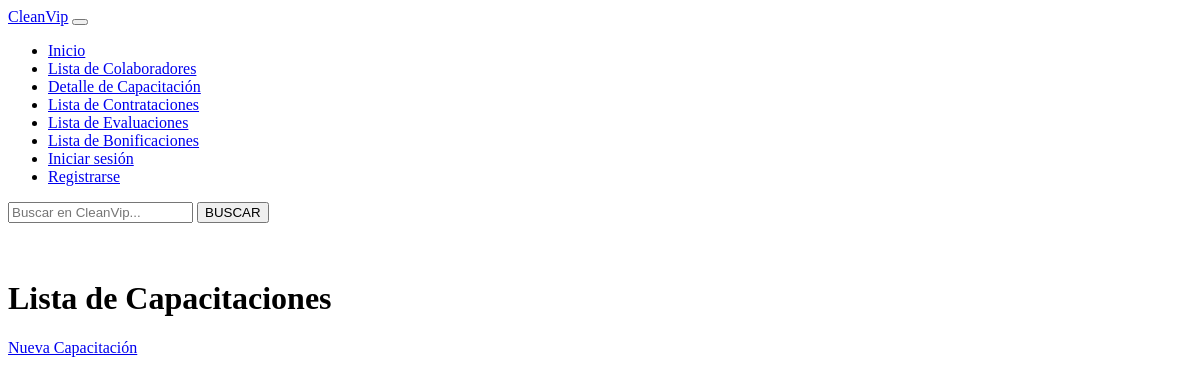
The app's page /capacitaciones/, older data.
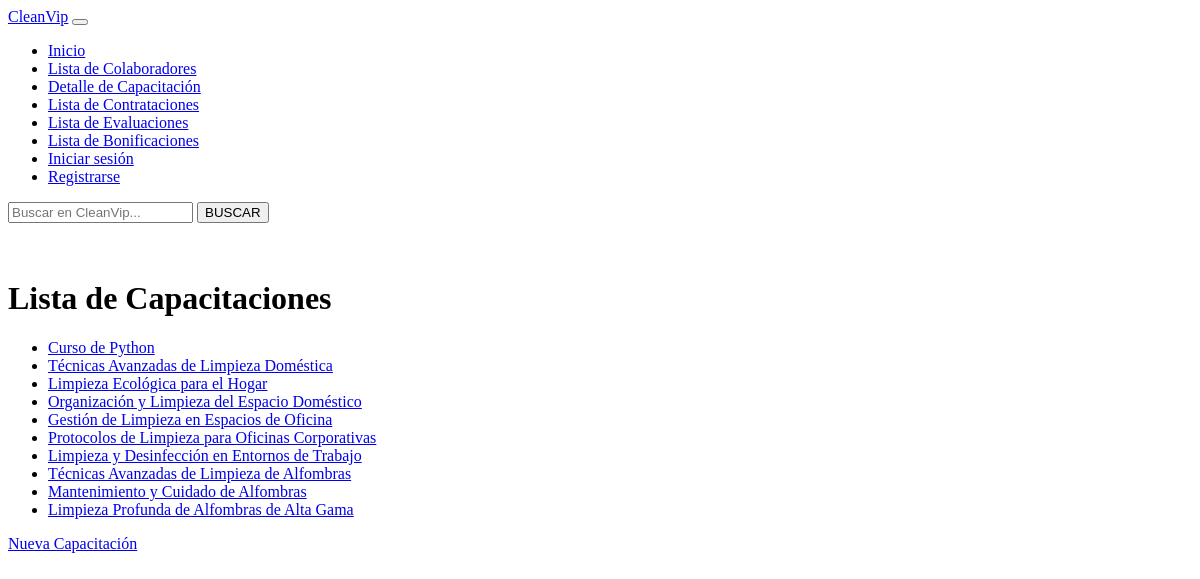
The same page, newer data.
### capacitaciones/models.py (models this page shows, shortened)
class Capacitacion(models.Model):
    nombreCapacitacion = models.CharField(max_length=255)
    descripcion = models.TextField()
    fecha_inicio = models.DateField()
    fecha_fin = models.DateField()
    duracion = models.IntegerField()
    organizador = models.CharField(max_length=255)
    costo = models.DecimalField(max_digits=10, decimal_places=2)

### capacitaciones/views.py (the view)
# urls.py: path('', capacitaciones_list, name='capacitaciones_list'),
def capacitaciones_list(request):
    capacitaciones = Capacitacion.objects.all()
    return render(request, 'capacitaciones/capacitaciones_list.html', {'capacitaciones': capacitaciones})

### capacitaciones/templates/capacitaciones/capacitaciones_list.html (shortened to what this page needs)
<!DOCTYPE html>
<html>
<head>
</head>
<body>
<div class="container">
    <nav class="navbar navbar-expand-lg navbar-light bg-light fixed-top">
      <div class="container-fluid">
        <a class="navbar-brand" href="#">CleanVip</a>
        <button class="navbar-toggler" type="button" data-bs-toggle="collapse"
          data-bs-target="#navbarSupportedContent"
          aria-controls="navbarSupportedContent" aria-expanded="false"
          aria-label="Toggle navigation">
        </button>
        <div class="collapse navbar-collapse" id="navbarSupportedContent">
          <ul class="navbar-nav me-auto mb-2 mb-lg-0">
            <li class="nav-item">
              <a class="nav-link" aria-current="page" href="{% url 'home' %}">Inicio</a>
            </li>
            <li class="nav-item">
              <a class="nav-link" href="{% url 'colaboradores_list' %}">Lista de Colaboradores</a>
            </li>
            <li class="nav-item">
              <a class="nav-link" href="{% url 'capacitaciones_list' %}">Detalle de Capacitación</a>
            </li>
            <li class="nav-item">
              <a class="nav-link" href="{% url 'contratacion_list' %}">Lista de Contrataciones</a>
            </li>
            <li class="nav-item">
              <a class="nav-link" href="{% url 'evaluacion_list' %}">Lista de Evaluaciones</a>
            </li>
            <li class="nav-item">
              <a class="nav-link" href="{% url 'bonificacion_list' %}">Lista de Bonificaciones</a>
            </li>
            {% if user.is_authenticated %}
            <p>Welcome, {{ user.username }}</p>
            <li class="nav-item">
              <a class="nav-link" href="{% url 'logout' %}">Cerrar sesión</a>
            </li>
        {% else %}
            <li class="nav-item">
              <a class="nav-link" href="{% url 'login' %}">Iniciar sesión</a>
            </li>
            <li class="nav-item">
              <a class="nav-link" href="{% url 'registro' %}">Registrarse</a>
            </li>
        {% endif %}
          </ul>
          <form class="d-flex my-2 my-lg-0" role="search">
            <input class="form-control me-2" type="search" placeholder="Buscar en CleanVip..." aria-label="Search">
            <button class="btn btn-outline-success" type="submit">BUSCAR</button>
          </form>
        </div>
      </div>
    </nav>
  </div>
      <br><br>
    <h1>Lista de Capacitaciones</h1>
    <ul>
        {% for capacitacion in capacitaciones %}
            <li>
                <a href="{% url 'capacitacion_detail' capacitacion.pk %}">{{ capacitacion.nombreCapacitacion }}</a>
            </li>
        {% endfor %}
    </ul>
    <a href="{% url 'capacitacion_create' %}">Nueva Capacitación</a>
</body>
</html>

Row changes from the older to the newer data that the page shows:
added Capacitacion: nombreCapacitacion "Curso de Python"
added Capacitacion: nombreCapacitacion "Técnicas Avanzadas de Limpieza Doméstica"
added Capacitacion: nombreCapacitacion "Limpieza Ecológica para el Hogar"
added Capacitacion: nombreCapacitacion "Organización y Limpieza del Espacio Doméstico"
added Capacitacion: nombreCapacitacion "Gestión de Limpieza en Espacios de Oficina"
added Capacitacion: nombreCapacitacion "Protocolos de Limpieza para Oficinas Corporativas"
added Capacitacion: nombreCapacitacion "Limpieza y Desinfección en Entornos de Trabajo"
added Capacitacion: nombreCapacitacion "Técnicas Avanzadas de Limpieza de Alfombras"
added Capacitacion: nombreCapacitacion "Mantenimiento y Cuidado de Alfombras"
added Capacitacion: nombreCapacitacion "Limpieza Profunda de Alfombras de Alta Gama"
